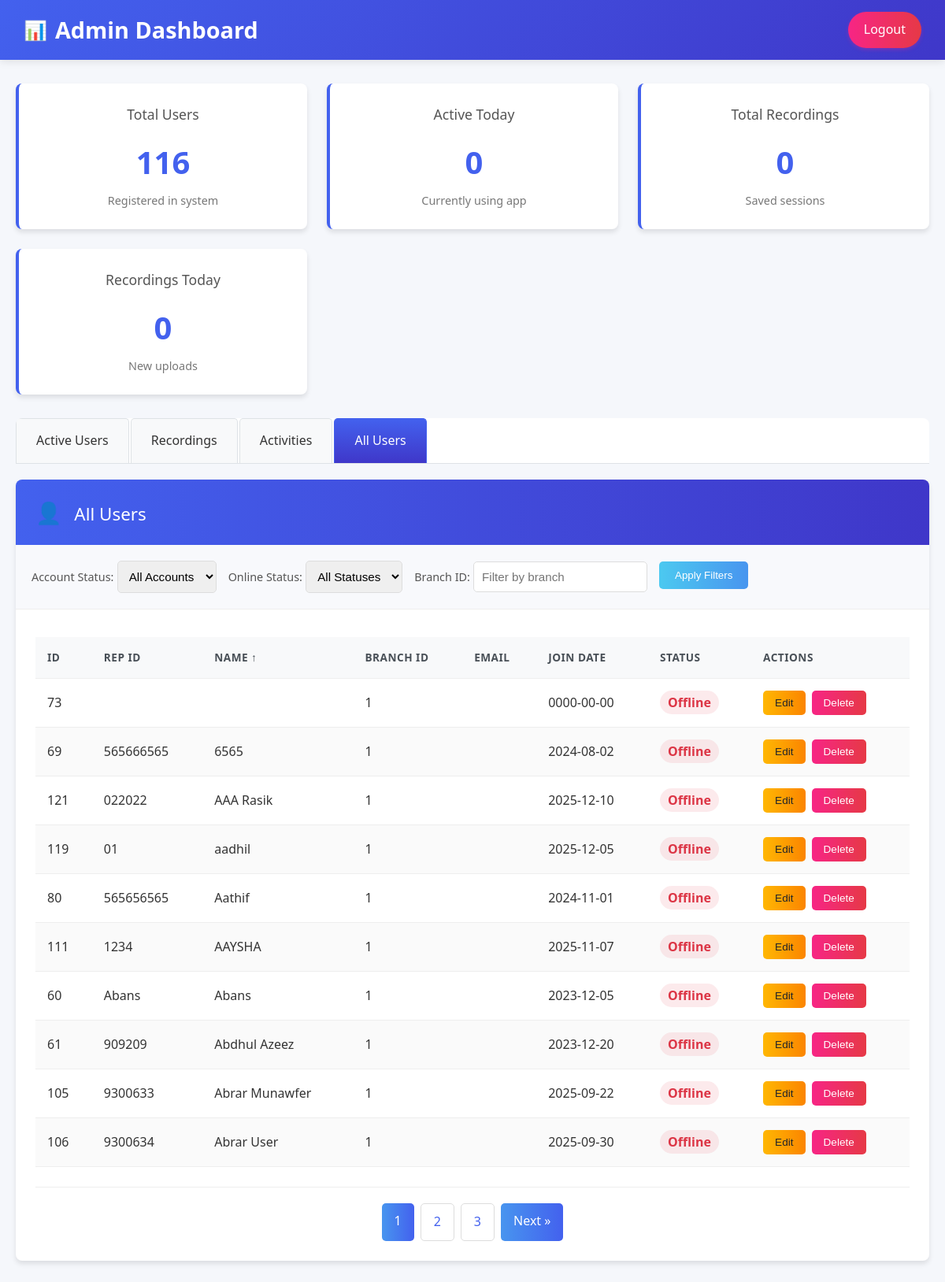
Screenshot of /admin/backup/admin_dashboard.php?page=all_users&all_users_page=1&all_users_sort_col=s.Name&all_users_sort_dir=ASC (signed in) with the database file from the repository.
### tables this page shows
CREATE TABLE `salesrep` (
  `ID` int(11) NOT NULL,
  `br_id` int(11) NOT NULL DEFAULT 1,
  `RepID` varchar(100) DEFAULT NULL,
  `Name` varchar(500) DEFAULT NULL,
  `fullName` varchar(100) NOT NULL,
  `gender` varchar(6) NOT NULL,
  `mobile` varchar(11) NOT NULL,
  `emailAddress` varchar(100) NOT NULL,
  `address` text NOT NULL,
  `nic` varchar(100) NOT NULL,
  `employee_dob` date DEFAULT NULL,
  `wish_viewed_users` varchar(3000) NOT NULL,
  `imei` bigint(50) NOT NULL,
  `repMail` text NOT NULL,
  `join_date` date NOT NULL,
  `salary` double NOT NULL,
  `departmnt` int(11) NOT NULL,
  `Percentage` varchar(100) DEFAULT NULL,
  `Type` varchar(100) DEFAULT NULL,
  `loginCode` varchar(22) NOT NULL,
  `username` varchar(22) NOT NULL,
  `recordDate` date NOT NULL,
  `recordTime` time NOT NULL,
  `userID` int(11) NOT NULL,
  `Actives` varchar(20) NOT NULL DEFAULT 'YES',
  `rep_level` varchar(50) NOT NULL,
  `left_date` date NOT NULL,
  `sales_target` varchar(30) NOT NULL DEFAULT 'NO',
  `payroll_active` varchar(10) NOT NULL DEFAULT 'YES',
  `is_salesmen` int(11) NOT NULL,
  `assigned_reptbs` varchar(100) NOT NULL,
  `cloud` varchar(30) NOT NULL DEFAULT 'Up',
  `mysql_db` varchar(30) DEFAULT NULL,
  `backup` int(11) NOT NULL DEFAULT 0
);

### admin/backup/admin_dashboard.php (the view, shortened to what this page needs)
<?php
$host = 'localhost';
$dbname = 'remote-xwork';
$username = 'root';
$password = '';
try {
    $pdo = new PDO("mysql:host=$host;dbname=$dbname", $username, $password);
    $pdo->setAttribute(PDO::ATTR_ERRMODE, PDO::ERRMODE_EXCEPTION);
} catch(PDOException $e) {
    die("Connection failed: " . $e->getMessage());
}
$stmt = $pdo->query("SELECT COUNT(*) as total FROM salesrep WHERE Actives = 'YES'");
$total_users = $stmt->fetch(PDO::FETCH_ASSOC)['total'];
$stmt = $pdo->prepare("
    SELECT COUNT(DISTINCT salesrepTb) as active_today
    FROM user_activity
    WHERE DATE(rDateTime) = CURDATE()
");
$stmt->execute();
$active_today = $stmt->fetch(PDO::FETCH_ASSOC)['active_today'];
$stmt = $pdo->query("SELECT COUNT(*) as total FROM web_images WHERE type = 'recording'");
$total_recordings = $stmt->fetch(PDO::FETCH_ASSOC)['total'];
$stmt = $pdo->prepare("
    SELECT COUNT(*) as today_count
    FROM web_images
    WHERE type = 'recording' AND date = CURDATE()
");
$stmt->execute();
$recordings_today = $stmt->fetch(PDO::FETCH_ASSOC)['today_count'];
$all_users_sort_column = $_GET['all_users_sort_col'] ?? 's.ID';
$all_users_sort_direction = $_GET['all_users_sort_dir'] ?? 'DESC';
$account_status_filter = $_GET['account_status'] ?? '';
$online_status_filter = $_GET['online_status'] ?? '';
$all_users_branch_filter = $_GET['all_users_branch'] ?? '';
$all_users_page = (isset($_GET['page']) && $_GET['page'] == 'all_users' && isset($_GET['all_users_page'])) ? max(1, (int)$_GET['all_users_page']) : 1;
$all_users_limit = 10;
$all_users_offset = ($all_users_page - 1) * $all_users_limit;
$allowed_all_users_columns = ['s.ID', 's.RepID', 's.Name', 's.br_id', 's.emailAddress', 's.join_date', 's.Actives'];
$all_users_sort_column = in_array($all_users_sort_column, $allowed_all_users_columns) ? $all_users_sort_column : 's.ID';
$all_users_sort_direction = strtoupper($all_users_sort_direction) === 'ASC' ? 'ASC' : 'DESC';
$all_users_where_conditions = [];
$all_users_params = [];
$all_users_where_clause = !empty($all_users_where_conditions) ? "WHERE " . implode(" AND ", $all_users_where_conditions) : "";
$all_users_count_stmt = $pdo->prepare("
    SELECT COUNT(*) as total
    FROM salesrep s
    {$all_users_where_clause}
");
$all_users_count_stmt->execute($all_users_params);
$all_users_total_records = $all_users_count_stmt->fetch(PDO::FETCH_ASSOC)['total'];
$all_users_total_pages = ceil($all_users_total_records / $all_users_limit);
$stmt = $pdo->prepare("
    SELECT s.*,
           CASE
               WHEN EXISTS (
                   SELECT 1 FROM user_activity ua
                   WHERE ua.salesrepTb = s.ID
                   AND ua.activity_type = 'login'
                   AND ua.rDateTime > COALESCE((
                       SELECT MAX(ua2.rDateTime)
                       FROM user_activity ua2
                       WHERE ua2.salesrepTb = s.ID
                       AND ua2.activity_type IN ('logout', 'check-out')
                   ), '1900-01-01')
                   AND ua.rDateTime >= DATE_SUB(NOW(), INTERVAL 24 HOUR)
               ) THEN 'online'
               ELSE 'offline'
           END as current_status,
           (SELECT MAX(rDateTime) FROM user_activity WHERE salesrepTb = s.ID) as last_activity
    FROM salesrep s
    {$all_users_where_clause}
    ORDER BY {$all_users_sort_column} {$all_users_sort_direction}
    LIMIT {$all_users_limit} OFFSET {$all_users_offset}
");
$stmt->execute($all_users_params);
$all_users = $stmt->fetchAll(PDO::FETCH_ASSOC);
?>
<!DOCTYPE html>
<html lang="en">
<head>
</head>
<body>
    <div class="header">
        <div class="logo">
            <span class="logo-icon">📊</span>
            <h1>Admin Dashboard</h1>
        </div>
        <a href="./admin_logout.php" class="logout-btn">Logout</a>
    </div>
    <div class="container">
        <div class="stats">
            <div class="stat-card">
                <h3>Total Users</h3>
                <div class="number"><?php echo $total_users; ?></div>
                <div class="label">Registered in system</div>
            </div>
            <div class="stat-card">
                <h3>Active Today</h3>
                <div class="number"><?php echo $active_today; ?></div>
                <div class="label">Currently using app</div>
            </div>
            <div class="stat-card">
                <h3>Total Recordings</h3>
                <div class="number"><?php echo $total_recordings; ?></div>
                <div class="label">Saved sessions</div>
            </div>
            <div class="stat-card">
                <h3>Recordings Today</h3>
                <div class="number"><?php echo $recordings_today; ?></div>
                <div class="label">New uploads</div>
            </div>
        </div>
        <div class="tabs">
            <div class="tab active" onclick="switchTab('active-users')">Active Users</div>
            <div class="tab" onclick="switchTab('recordings')">Recordings</div>
            <div class="tab" onclick="switchTab('activities')">Activities</div>
            <div class="tab" onclick="switchTab('all-users')">All Users</div>
        </div>
        <div id="all-users" class="tab-content">
            <div class="section">
                <div class="section-header">
                    <h2><span class="icon">👤</span> All Users</h2>
                </div>
                <div class="filters">
                    <div class="filter-item">
                        <label for="all_users_status_filter">Account Status:</label>
                        <select id="all_users_status_filter" name="all_users_status_filter" onchange="filterAllUsers()">
                            <option value="">All Accounts</option>
                        </select>
                    </div>
                    <div class="filter-item">
                        <label for="all_users_online_status_filter">Online Status:</label>
                        <select id="all_users_online_status_filter" name="all_users_online_status_filter" onchange="filterAllUsers()">
                            <option value="">All Statuses</option>
                        </select>
                    </div>
                    <div class="filter-item">
                        <label for="all_users_branch_filter">Branch ID:</label>
                        <input type="text" id="all_users_branch_filter" name="all_users_branch_filter" value="<?= $_GET['all_users_branch'] ?? '' ?>" placeholder="Filter by branch">
                    </div>
                    <button class="apply-filters" onclick="filterAllUsers()">Apply Filters</button>
                </div>
                <div class="section-content">
                    <?php if (count($all_users) > 0): ?>
                        <table>
                            <thead>
                                <tr>
                                    <th><a href="?page=all_users&all_users_page=<?= $all_users_page ?>&all_users_sort_col=s.ID&all_users_sort_dir=<?= $all_users_sort_column === 's.ID' && $all_users_sort_direction === 'ASC' ? 'DESC' : 'ASC' ?><?php if (!empty($account_status_filter)): ?>&account_status=<?= $account_status_filter ?><?php endif; ?><?php if (!empty($online_status_filter)): ?>&online_status=<?= $online_status_filter ?><?php endif; ?><?php if (!empty($all_users_branch_filter)): ?>&all_users_branch=<?= $all_users_branch_filter ?><?php endif; ?>">ID <?= $all_users_sort_column === 's.ID' ? ($all_users_sort_direction === 'ASC' ? '↑' : '↓') : '' ?></a></th>
                                    <th><a href="?page=all_users&all_users_page=<?= $all_users_page ?>&all_users_sort_col=s.RepID&all_users_sort_dir=<?= $all_users_sort_column === 's.RepID' && $all_users_sort_direction === 'ASC' ? 'DESC' : 'ASC' ?><?php if (!empty($account_status_filter)): ?>&account_status=<?= $account_status_filter ?><?php endif; ?><?php if (!empty($online_status_filter)): ?>&online_status=<?= $online_status_filter ?><?php endif; ?><?php if (!empty($all_users_branch_filter)): ?>&all_users_branch=<?= $all_users_branch_filter ?><?php endif; ?>">Rep ID <?= $all_users_sort_column === 's.RepID' ? ($all_users_sort_direction === 'ASC' ? '↑' : '↓') : '' ?></a></th>
                                    <th><a href="?page=all_users&all_users_page=<?= $all_users_page ?>&all_users_sort_col=s.Name&all_users_sort_dir=<?= $all_users_sort_column === 's.Name' && $all_users_sort_direction === 'ASC' ? 'DESC' : 'ASC' ?><?php if (!empty($account_status_filter)): ?>&account_status=<?= $account_status_filter ?><?php endif; ?><?php if (!empty($online_status_filter)): ?>&online_status=<?= $online_status_filter ?><?php endif; ?><?php if (!empty($all_users_branch_filter)): ?>&all_users_branch=<?= $all_users_branch_filter ?><?php endif; ?>">Name <?= $all_users_sort_column === 's.Name' ? ($all_users_sort_direction === 'ASC' ? '↑' : '↓') : '' ?></a></th>
                                    <th><a href="?page=all_users&all_users_page=<?= $all_users_page ?>&all_users_sort_col=s.br_id&all_users_sort_dir=<?= $all_users_sort_column === 's.br_id' && $all_users_sort_direction === 'ASC' ? 'DESC' : 'ASC' ?><?php if (!empty($account_status_filter)): ?>&account_status=<?= $account_status_filter ?><?php endif; ?><?php if (!empty($online_status_filter)): ?>&online_status=<?= $online_status_filter ?><?php endif; ?><?php if (!empty($all_users_branch_filter)): ?>&all_users_branch=<?= $all_users_branch_filter ?><?php endif; ?>">Branch ID <?= $all_users_sort_column === 's.br_id' ? ($all_users_sort_direction === 'ASC' ? '↑' : '↓') : '' ?></a></th>
                                    <th><a href="?page=all_users&all_users_page=<?= $all_users_page ?>&all_users_sort_col=s.emailAddress&all_users_sort_dir=<?= $all_users_sort_column === 's.emailAddress' && $all_users_sort_direction === 'ASC' ? 'DESC' : 'ASC' ?><?php if (!empty($account_status_filter)): ?>&account_status=<?= $account_status_filter ?><?php endif; ?><?php if (!empty($online_status_filter)): ?>&online_status=<?= $online_status_filter ?><?php endif; ?><?php if (!empty($all_users_branch_filter)): ?>&all_users_branch=<?= $all_users_branch_filter ?><?php endif; ?>">Email <?= $all_users_sort_column === 's.emailAddress' ? ($all_users_sort_direction === 'ASC' ? '↑' : '↓') : '' ?></a></th>
                                    <th><a href="?page=all_users&all_users_page=<?= $all_users_page ?>&all_users_sort_col=s.join_date&all_users_sort_dir=<?= $all_users_sort_column === 's.join_date' && $all_users_sort_direction === 'ASC' ? 'DESC' : 'ASC' ?><?php if (!empty($account_status_filter)): ?>&account_status=<?= $account_status_filter ?><?php endif; ?><?php if (!empty($online_status_filter)): ?>&online_status=<?= $online_status_filter ?><?php endif; ?><?php if (!empty($all_users_branch_filter)): ?>&all_users_branch=<?= $all_users_branch_filter ?><?php endif; ?>">Join Date <?= $all_users_sort_column === 's.join_date' ? ($all_users_sort_direction === 'ASC' ? '↑' : '↓') : '' ?></a></th>
                                    <th>Status</th>
                                    <th>Actions</th>
                                </tr>
                            </thead>
                            <tbody>
                                <?php foreach ($all_users as $user): ?>
                                    <tr>
                                        <td><?php echo htmlspecialchars($user['ID']); ?></td>
                                        <td><?php echo htmlspecialchars($user['RepID']); ?></td>
                                        <td><?php echo htmlspecialchars($user['Name']); ?></td>
                                        <td><?php echo htmlspecialchars($user['br_id']); ?></td>
                                        <td><?php echo htmlspecialchars($user['emailAddress']); ?></td>
                                        <td><?php echo htmlspecialchars($user['join_date']); ?></td>
                                        <td>
                                            <?php if ($user['Actives'] === 'YES'): ?>
                                                <?php if ($user['current_status'] === 'online'): ?>
                                                    <span class="user-status-active">Online</span>
                                                <?php else: ?>
                                                    <span class="user-status-inactive">Offline</span>
                                                <?php endif; ?>
                                            <?php else: ?>
                                                <span class="user-status-inactive">Inactive</span>
                                            <?php endif; ?>
                                        </td>
                                        <td class="recording-actions">
                                            <button class="edit-btn" disabled>Edit</button>
                                            <button class="delete-btn" disabled>Delete</button>
                                        </td>
                                    </tr>
                                <?php endforeach; ?>
                            </tbody>
                        </table>
                        <div class="pagination">
                            <?php for ($i = max(1, $all_users_page - 2); $i <= min($all_users_total_pages, $all_users_page + 2); $i++): ?>
                                <a href="?page=all_users&all_users_page=<?= $i ?>&all_users_sort_col=<?= $all_users_sort_column ?>&all_users_sort_dir=<?= $all_users_sort_direction ?><?php if (!empty($account_status_filter)): ?>&account_status=<?= $account_status_filter ?><?php endif; ?><?php if (!empty($online_status_filter)): ?>&online_status=<?= $online_status_filter ?><?php endif; ?><?php if (!empty($all_users_branch_filter)): ?>&all_users_branch=<?= $all_users_branch_filter ?><?php endif; ?>"
                                   class="<?= $i == $all_users_page ? 'active' : '' ?>">
                                    <?= $i ?>
                                </a>
                            <?php endfor; ?>
                            <?php if ($all_users_page < $all_users_total_pages): ?>
                                <a href="?page=all_users&all_users_page=<?= $all_users_page + 1 ?>&all_users_sort_col=<?= $all_users_sort_column ?>&all_users_sort_dir=<?= $all_users_sort_direction ?><?php if (!empty($account_status_filter)): ?>&account_status=<?= $account_status_filter ?><?php endif; ?><?php if (!empty($online_status_filter)): ?>&online_status=<?= $online_status_filter ?><?php endif; ?><?php if (!empty($all_users_branch_filter)): ?>&all_users_branch=<?= $all_users_branch_filter ?><?php endif; ?>">Next &raquo;</a>
                            <?php endif; ?>
                        </div>
                    <?php else: ?>
                        <div class="no-data">No users found</div>
                    <?php endif; ?>
                </div>
            </div>
        </div>
    </div>
</body>
</html>

### rows the page displays
salesrep: ID "73", br "1", join_date "0000-00-00", Actives "Offline"
salesrep: ID "69", RepID "565666565", Name "6565", br "1", join_date "2024-08-02", Actives "Offline"
salesrep: ID "121", RepID "022022", Name "AAA Rasik", br "1", join_date "2025-12-10", Actives "Offline"
salesrep: ID "119", RepID "01", Name "aadhil", br "1", join_date "2025-12-05", Actives "Offline"
salesrep: ID "80", RepID "565656565", Name "Aathif", br "1", join_date "2024-11-01", Actives "Offline"
salesrep: ID "111", RepID "1234", Name "AAYSHA", br "1", join_date "2025-11-07", Actives "Offline"
salesrep: ID "60", RepID "Abans", Name "Abans", br "1", join_date "2023-12-05", Actives "Offline"
salesrep: ID "61", RepID "909209", Name "Abdhul Azeez", br "1", join_date "2023-12-20", Actives "Offline"
salesrep: ID "105", RepID "9300633", Name "Abrar Munawfer", br "1", join_date "2025-09-22", Actives "Offline"
salesrep: ID "106", RepID "9300634", Name "Abrar User", br "1", join_date "2025-09-30", Actives "Offline"

### other values shown
$total_users "116"
$active_today "0"
$total_recordings "0"
$recordings_today "0"
